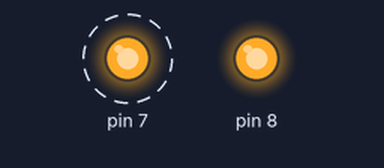
A sketch run on a simulated Arduino Uno, built with avr-gcc and run on an emulated ATmega328P. On the bench: output pins drawn as LEDs (lit = HIGH). Dashed ring = blinking.

Above: at 0.5 s.
Timing chart, 0 to 3.0 s (numbered marks = the images above):
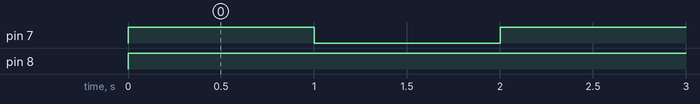

Measured:
- by itself, pin 7: alternates HIGH for 1.0 s and LOW for 1.0 s
- by itself, pin 8: LOW → HIGH at 0.00 s

The sketch:

blink.ino
```cpp
/*
  SD card read/write
  This example shows how to read and write data to and from an SD card file
  The circuit:
   SD card attached to SPI bus as follows:
 ** MOSI - pin 11
 ** MISO - pin 12
 ** CLK - pin 13
 ** CS - pin 4 (for MKRZero SD: SDCARD_SS_PIN)
*/

#include <Wire.h>
#include <LIDARLite.h>
LIDARLite lidarLite;
int cal_cnt = 0;
int iter =0;

void setup(){
  //Serial.begin(9600); // Initialize serial connection to display distance readings
  pinMode(7, OUTPUT);
  pinMode(8, OUTPUT);
  /*
  Serial.println("Test");
  lidarLite.begin(0, true); // Set configuration to default and I2C to 400 kHz
  lidarLite.configure(0); // Change this number to try out alternate configurations
  */

}

void loop()
{
  /*
  int dist;

  // At the beginning of every 100 readings,
  // take a measurement with receiver bias correction
  if ( cal_cnt == 0 ) {
    dist = lidarLite.distance();      // With bias correction
  } else {
    dist = lidarLite.distance(false); // Without bias correction
  }

  // Increment reading counter
  cal_cnt++;
  cal_cnt = cal_cnt % 100;

  // Display distance
  Serial.print(dist);
  Serial.println(" cm");

  if(dist > 5){
    digitalWrite(7, HIGH);   // turn the LED on (HIGH is the voltage level)
  }else{
    digitalWrite(7,LOW);
  }
  */
  digitalWrite(7,HIGH);
  digitalWrite(8,HIGH);
  delay(1000);
  digitalWrite(7,LOW);
  delay(1000);


}
```
